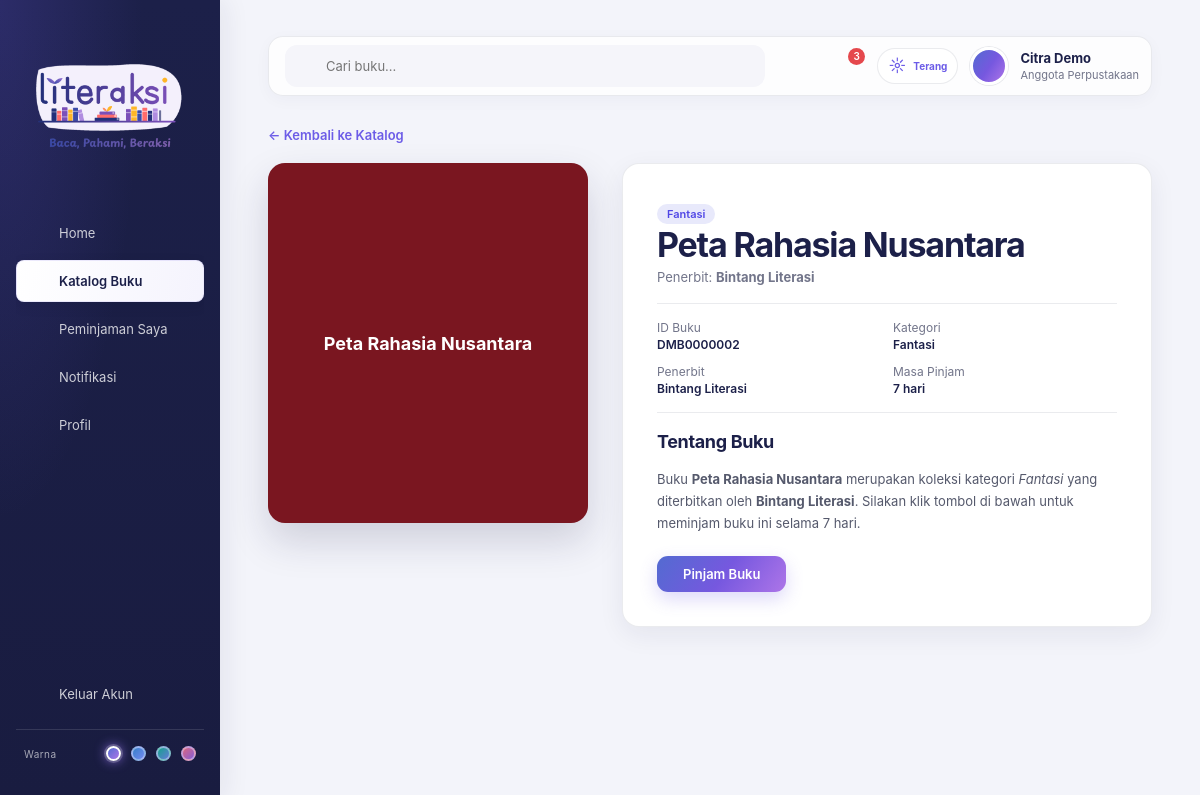
Page /detail_buku.php?id=DMB0000002 (signed in) on the committed database.
### tables this page shows
CREATE TABLE IF NOT EXISTS `buku` (
    `id_buku` VARCHAR(10) NOT NULL,
    `judul` VARCHAR(200) NOT NULL,
    `id_kategori` VARCHAR(10) DEFAULT NULL,
    `id_penerbit` VARCHAR(10) DEFAULT NULL,
    PRIMARY KEY (`id_buku`),
    KEY `idx_buku_kategori` (`id_kategori`),
    KEY `idx_buku_penerbit` (`id_penerbit`),
    CONSTRAINT `fk_buku_kategori`
        FOREIGN KEY (`id_kategori`) REFERENCES `kategori` (`id_kategori`)
        ON UPDATE CASCADE ON DELETE SET NULL,
    CONSTRAINT `fk_buku_penerbit`
        FOREIGN KEY (`id_penerbit`) REFERENCES `penerbit` (`id_penerbit`)
        ON UPDATE CASCADE ON DELETE SET NULL
);

CREATE TABLE IF NOT EXISTS `kategori` (
    `id_kategori` VARCHAR(10) NOT NULL,
    `kategori` VARCHAR(100) NOT NULL,
    PRIMARY KEY (`id_kategori`)
);

CREATE TABLE IF NOT EXISTS `penerbit` (
    `id_penerbit` VARCHAR(10) NOT NULL,
    `nama_penerbit` VARCHAR(100) NOT NULL,
    PRIMARY KEY (`id_penerbit`)
);

### config.php (called while the page is built, shortened)
<?php
function book_cover_url(string $id): ?string
{
    $directory = __DIR__ . '/uploads/book-covers/';
    $filename = hash('sha256', $id);
    foreach (['jpg', 'png', 'gif', 'webp', 'avif', 'bmp', 'ico'] as $extension) {
        $path = $directory . $filename . '.' . $extension;
    }
    return null;
}

### detail_buku.php (the view, shortened to what this page needs)
<?php
require 'config.php';
require 'layout.php';
$isMember = isset($_SESSION['literaksi_user']['NIS']);
$id_buku = trim($_GET['id'] ?? '');
$q = $pdo->prepare('SELECT b.id_buku, b.judul, k.kategori, p.nama_penerbit
    FROM buku b
    LEFT JOIN kategori k ON k.id_kategori = b.id_kategori
    LEFT JOIN penerbit p ON p.id_penerbit = b.id_penerbit
    WHERE b.id_buku = ?');
$q->execute([$id_buku]);
$book = $q->fetch();
$palette    = ['#5b8fc9', '#7a1620', '#2d4a6e', '#3b9a8f', '#6c5ce7', '#b5651d'];
$coverColor = $palette[crc32($book['judul']) % count($palette)];
$coverUrl   = book_cover_url((string) $book['id_buku']);
?>
<!DOCTYPE html>
<html lang="id">
<head>
    <link rel="stylesheet" href="assets/css/style.css?v=<?= filemtime(__DIR__ . '/assets/css/style.css') ?>">
</head>
<body class="dash-body">
    <main class="main">
        <a class="back-link" href="katalog.php">&larr; Kembali ke Katalog</a>
        <div class="detail-grid">
            <div class="detail-cover<?= $coverUrl !== null ? ' has-image' : '' ?>" style="background: <?= $coverColor ?>">
                <?php if ($coverUrl !== null): ?>
                    <img class="detail-cover-image" src="<?= htmlspecialchars($coverUrl) ?>" alt="Sampul buku: <?= htmlspecialchars($book['judul']) ?>">
                <?php else: ?>
                    <span><?= htmlspecialchars($book['judul']) ?></span>
                <?php endif; ?>
            </div>
            <div class="detail-body">
                <span class="status info"><?= htmlspecialchars($book['kategori'] ?? 'Umum') ?></span>
                <h1><?= htmlspecialchars($book['judul']) ?></h1>
                <p class="detail-author">
                    Penerbit: <strong><?= htmlspecialchars($book['nama_penerbit'] ?? 'Tidak diketahui') ?></strong>
                </p>
                <div class="detail-meta">
                    <div>
                        <dt>ID Buku</dt>
                        <dd><?= htmlspecialchars($book['id_buku']) ?></dd>
                    </div>
                    <div>
                        <dt>Kategori</dt>
                        <dd><?= htmlspecialchars($book['kategori'] ?? '-') ?></dd>
                    </div>
                    <div>
                        <dt>Penerbit</dt>
                        <dd><?= htmlspecialchars($book['nama_penerbit'] ?? '-') ?></dd>
                    </div>
                    <div>
                        <dt>Masa Pinjam</dt>
                        <dd>7 hari</dd>
                    </div>
                </div>
                <h3 class="section-title">Tentang Buku</h3>
                <p class="detail-synopsis">
                    Buku <strong><?= htmlspecialchars($book['judul']) ?></strong> merupakan koleksi
                    kategori <em><?= htmlspecialchars($book['kategori'] ?? 'Umum') ?></em>
                    yang diterbitkan oleh <strong><?= htmlspecialchars($book['nama_penerbit'] ?? '-') ?></strong>.
                    Silakan klik tombol di bawah untuk meminjam buku ini selama 7 hari.
                </p>
                <?php if ($isMember): ?>
                    <form method="post">
                        <button type="submit" name="pinjam" value="1" class="btn-primary">
                            Pinjam Buku
                        </button>
                    </form>
                <?php else: ?>
                    <p>Silakan masuk atau daftar sebagai anggota untuk meminjam buku.</p>
                    <a class="btn-primary" href="login.php">Masuk untuk meminjam</a>
                <?php endif; ?>
            </div>
        </div>
    </main>
</body>
</html>

### assets/css/style.css (style rules this page uses)
* { box-sizing: border-box; margin: 0; padding: 0; }
:root { --navy: #1c2049; --purple: #6c5ce7; --lilac: #a99cf5; --btn: #6b7ac9; --link: #1da1f2; }
body { font-family: "Poppins", "Inter", Arial, sans-serif; }
.dash-body { display: flex; min-height: 100vh; background: #f4f5fa; color: var(--navy); }
.main { flex: 1; padding: 20px 28px; min-width: 0; }
.section-title { font-size: 15px; margin-bottom: 12px; }
.info { display: grid; grid-template-columns: 80px 1fr; gap: 8px 10px; font-size: 12px; }
.status { display: inline-block; margin-top: 6px; font-size: 11px; font-weight: 600; padding: 3px 10px; border-radius: 10px; }
.status.info { background: #e8e9fb; color: #4f46e5; }
.btn-primary { display: inline-block; background: var(--purple); color: #fff; font-size: 13px; font-weight: 600; padding: 10px 26px; border-radius: 20px; text-decoration: none; border: none; cursor: pointer; }
.detail-grid { display: grid; grid-template-columns: 260px 1fr; gap: 24px; align-items: start; }
.detail-cover { height: 360px; border-radius: 10px; color: #fff; display: flex; align-items: center; justify-content: center; text-align: center; padding: 20px; font-size: 18px; font-weight: 700; box-shadow: 0 4px 14px rgba(0,0,0,.15); }
.detail-body { background: #fff; border-radius: 10px; padding: 24px; box-shadow: 0 1px 4px rgba(0,0,0,.08); }
.detail-body h1 { font-size: 24px; margin-bottom: 4px; }
.detail-author { font-size: 13px; color: #666; margin-bottom: 14px; }
.detail-meta { display: grid; grid-template-columns: repeat(2, 1fr); gap: 12px; margin: 18px 0; padding: 16px 0; border-top: 1px solid #eee; border-bottom: 1px solid #eee; }
.detail-meta div { font-size: 12px; }
.detail-meta dt { color: #888; margin-bottom: 2px; }
.detail-meta dd { font-weight: 600; color: var(--navy); margin: 0; }
.detail-synopsis { font-size: 13px; line-height: 1.7; color: #444; margin-bottom: 22px; }
.back-link { display: inline-flex; align-items: center; gap: 6px; font-size: 13px; color: var(--purple); text-decoration: none; margin-bottom: 16px; font-weight: 600; }
:root { color-scheme: light; --page: #f3f4fa; --surface: #fff; --ink-muted: #72758a; --line: rgba(28, 32, 73, .09); --shadow-soft: 0 8px 26px rgba(28, 32, 73, .07); --shadow-raised: 0 16px 38px rgba(28, 32, 73, .12); --radius-card: 16px; --radius-control: 10px; }
html { min-height: 100%; scroll-behavior: smooth; }
body { color: var(--navy); text-rendering: optimizeLegibility; -webkit-font-smoothing: antialiased; }
button, input, select, textarea { font: inherit; }
button, a { -webkit-tap-highlight-color: transparent; }
.dash-body { background: var(--page); }
.main { padding: clamp(20px, 3vw, 38px) clamp(20px, 4vw, 52px); }
.section-title { margin-bottom: 16px; font-size: 18px; letter-spacing: -.02em; }
.detail-grid { grid-template-columns: minmax(220px, 320px) minmax(0, 1fr); gap: clamp(18px, 3vw, 34px); }
.detail-cover { position: sticky; top: 24px; border-radius: 17px; box-shadow: 0 18px 38px rgba(28,32,73,.17); }
.detail-body { border: 1px solid var(--line); border-radius: 17px; padding: clamp(22px, 3vw, 34px); box-shadow: var(--shadow-soft); }
.detail-body h1 { font-size: clamp(24px, 3vw, 34px); letter-spacing: -.035em; }
.detail-author { color: var(--ink-muted); }
.detail-meta { border-color: var(--line); }
.detail-meta dt { color: var(--ink-muted); }
.detail-synopsis { color: #55596c; }
.btn-primary, .btn-secondary { transition: transform .18s, box-shadow .18s, filter .18s; }
.btn-primary { border-radius: 11px; box-shadow: 0 7px 18px rgba(var(--accent-rgb),.24); }
.back-link { margin-bottom: 20px; }
html { --accent-rgb: 108, 92, 231; --accent-gradient: linear-gradient(125deg, #536bd1 0%, #7658df 52%, #ad75e8 100%); }
.btn-primary, .composer-foot button, .form-actions button, .guest-actions .guest-register { background: var(--accent-gradient); }

### rows in the picture
buku: judul "Peta Rahasia Nusantara", id_kategori.kategori "Fantasi", id_penerbit.nama_penerbit "Bintang Literasi", id_buku "DMB0000002"

### other values in the picture
$label "Home"
$label "Katalog Buku"
$label "Peminjaman Saya"
$label "Notifikasi"
$label "Profil"
$badge "3"
$user['nama'] "Citra Demo"
